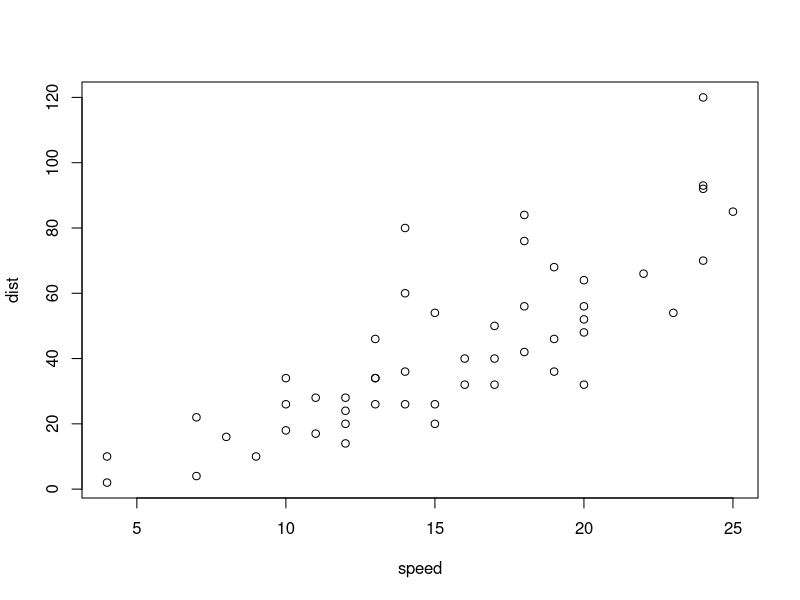
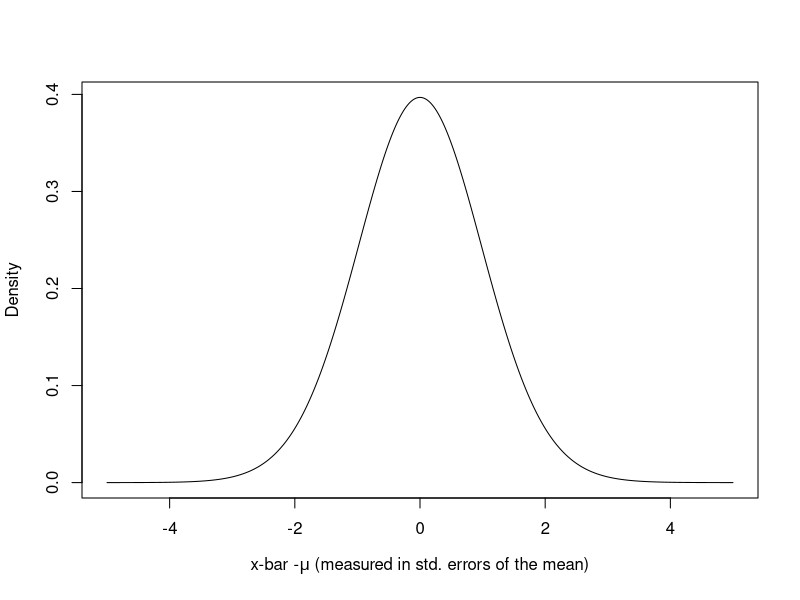
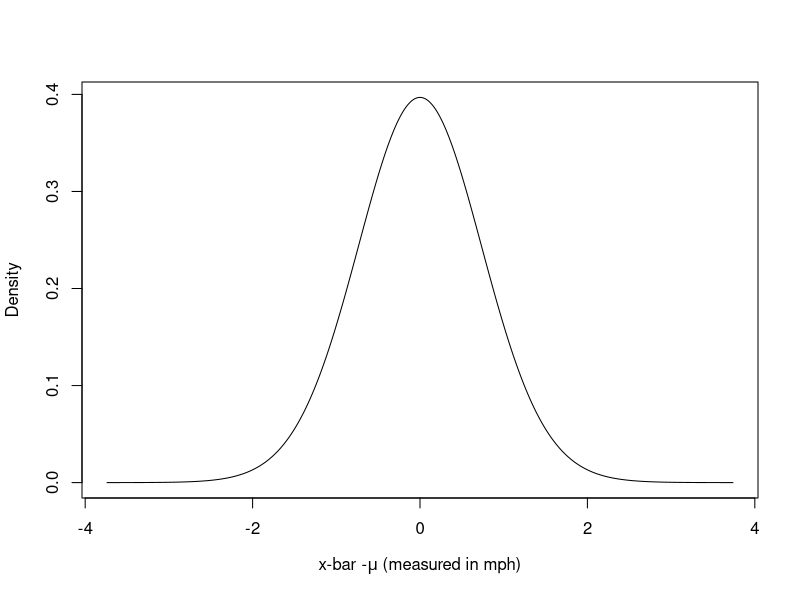
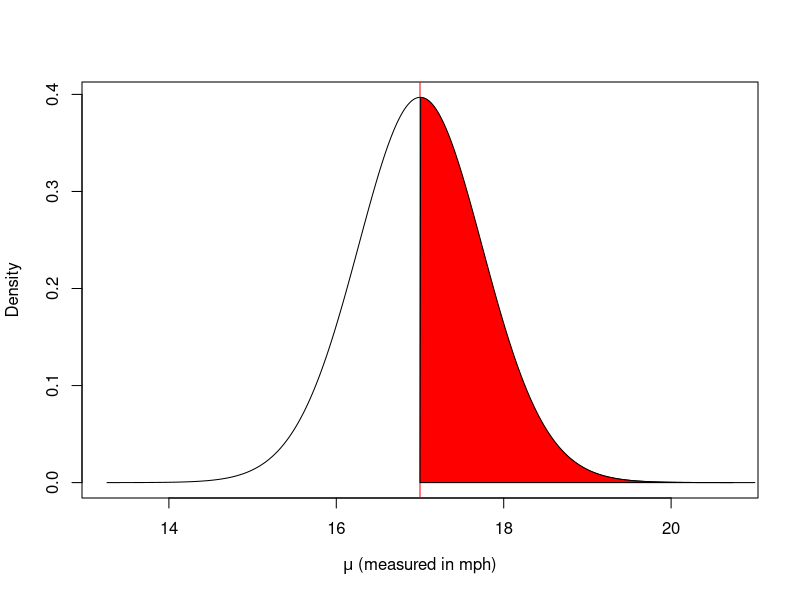
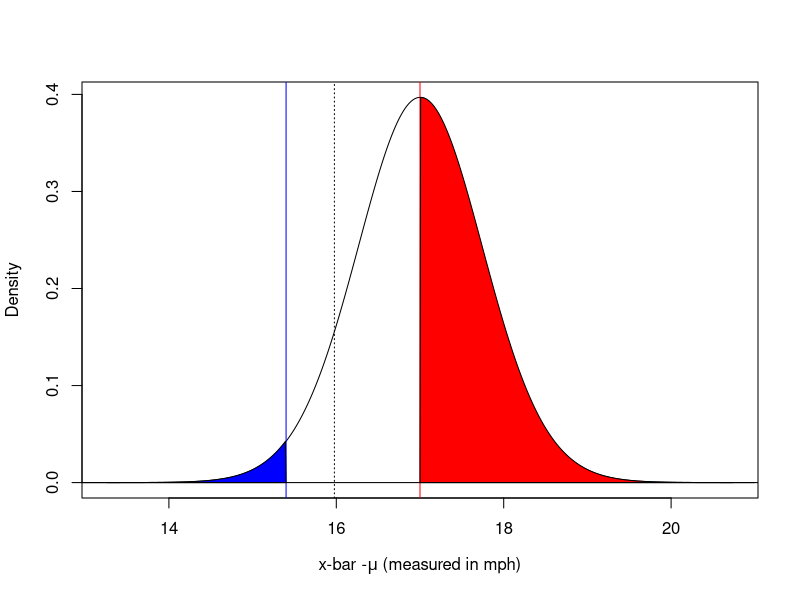
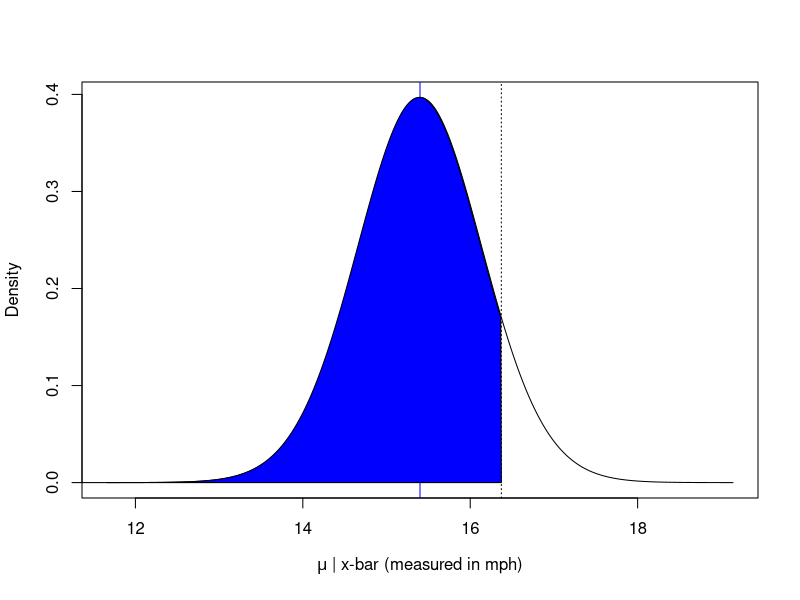
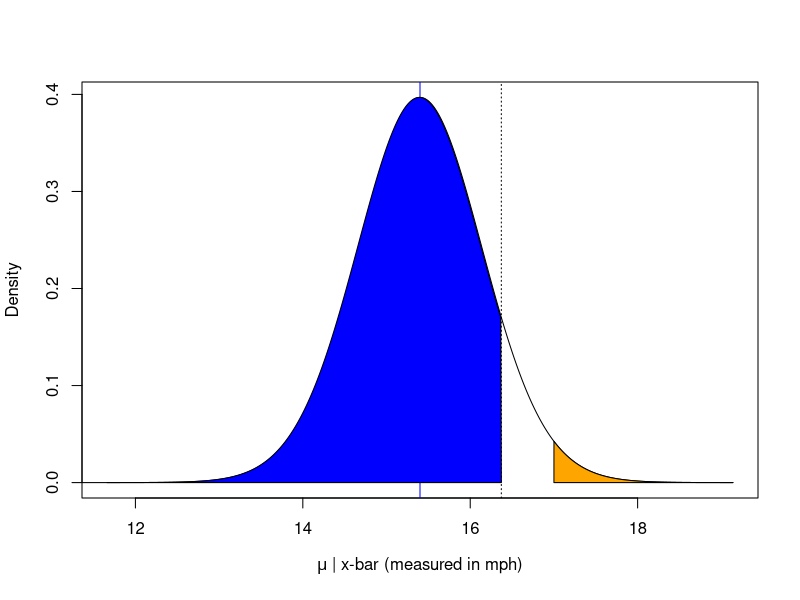

Source code (R) for these figures, in order:
## ---- chunk 1
knitr::opts_chunk$set(echo = TRUE)
## ---- chunk 2
plot(cars)
## ---- chunk 3
library(skimr)
skim(cars)
## ---- chunk 4
t.test(cars$speed, conf.level = 0.9, alternative = "less", mu=17)
## ---- chunk 5
plot(seq(-5,5, by=0.01), dt(seq(-5,5, by=0.01), df=49), xlab=expression(paste("x-bar -",mu," (measured in std. errors of the mean)", sep="")), ylab="Density", type="l")
## ---- chunk 6
plot(seq(-5,5, by=0.01)*0.7478, dt(seq(-5,5, by=0.01), df=49), xlab=expression(paste("x-bar -",mu," (measured in mph)", sep="")), ylab="Density", type="l")
## ---- chunk 7
plot(x=17+seq(-5,5, by=0.01)*0.7478, dt(seq(-5,5, by=0.01), df=49), xlab=expression(paste(mu," (measured in mph)", sep="")), ylab="Density", type="l")
abline(v=17, col="red")
polygon(x = c(17+seq(0,5, by=0.01)*0.7478, 21), y = c(0, dt(seq(0,5, by=0.01), df=49)), col = "red")
## ---- chunk 8
plot(x=17+seq(-5,5, by=0.01)*0.7478, dt(seq(-5,5, by=0.01), df=49), xlab=expression(paste("x-bar -",mu," (measured in mph)", sep="")), ylab="Density", type="l")
abline(v=17, col="red")
abline(v=15.4, col="blue")
polygon(x = c(17+seq(0,5, by=0.01)*0.7478, 21), y = c(0, dt(seq(0,5, by=0.01), df=49)), col = "red")
polygon(x = c(12, 17+seq(-5,-2.14, by=0.01)*0.7478), y = c(dt(seq(-5,-2.14, by=0.01), df=49), 0), col = "blue")
abline(h=0, col="black")
abline(v=17 + qt(0.1, df=49)*0.7874, col="black", lty=3)
## ---- chunk 9
plot(x=15.4+seq(-5,5, by=0.01)*0.7478, dt(seq(-5,5, by=0.01), df=49), xlab=expression(paste(mu," | x-bar (measured in mph)", sep="")), ylab="Density", type="l")
abline(v=15.4, col="blue")
abline(v=15.4 - qt(0.1, df=49)*0.7478, col="black", lty=3)
polygon(x = c(11, 15.4+seq(-5,1.3, by=0.01)*0.7478), y = c(dt(seq(-5,1.3, by=0.01), df=49), 0), col = "blue")
## ---- chunk 10
plot(x=15.4+seq(-5,5, by=0.01)*0.7478, dt(seq(-5,5, by=0.01), df=49), xlab=expression(paste(mu," | x-bar (measured in mph)", sep="")), ylab="Density", type="l")
abline(v=15.4, col="blue")
abline(v=15.4 - qt(0.1, df=49)*0.7478, col="black", lty=3)
polygon(x = c(11, 15.4+seq(-5,1.3, by=0.01)*0.7478), y = c(dt(seq(-5,1.3, by=0.01), df=49), 0), col = "blue")
polygon(x = c(15.4+seq(2.14,5, by=0.01)*0.7478, 17), y = c(dt(seq(2.14,5, by=0.01), df=49), 0), col = "orange")
